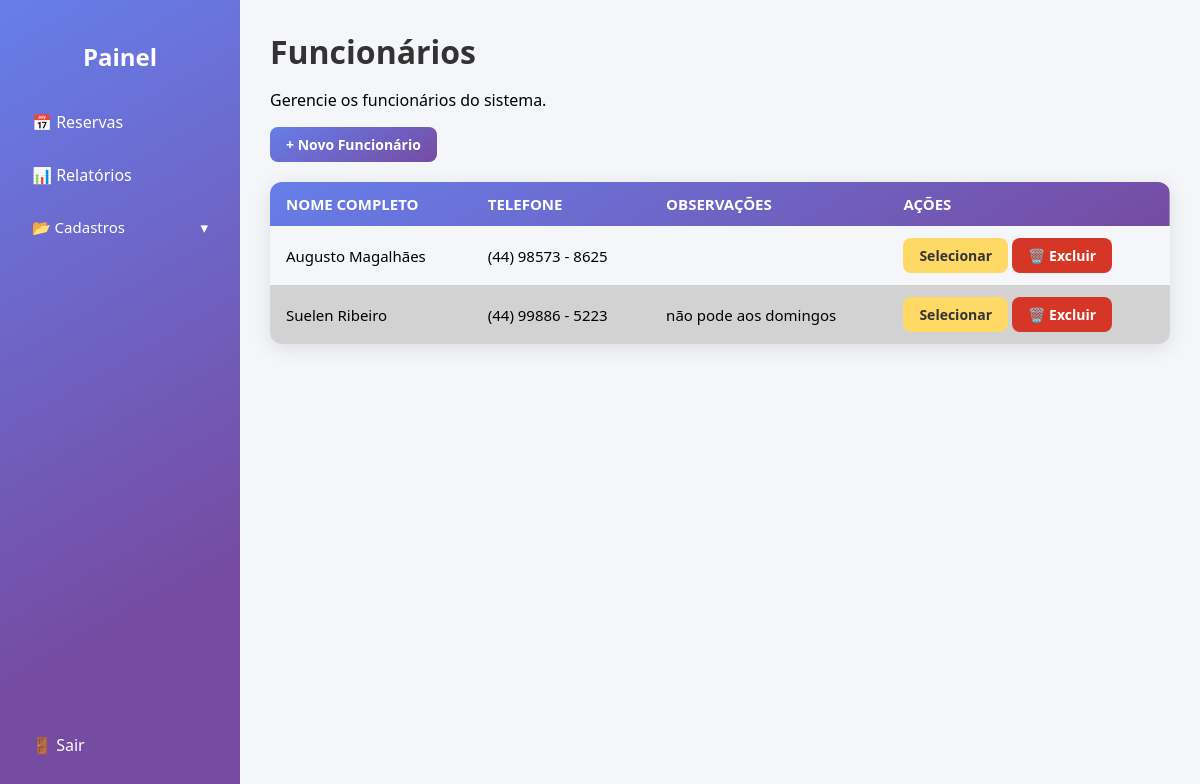
/funcionarios/index.php (signed in), run on an earlier commit of the app's database.
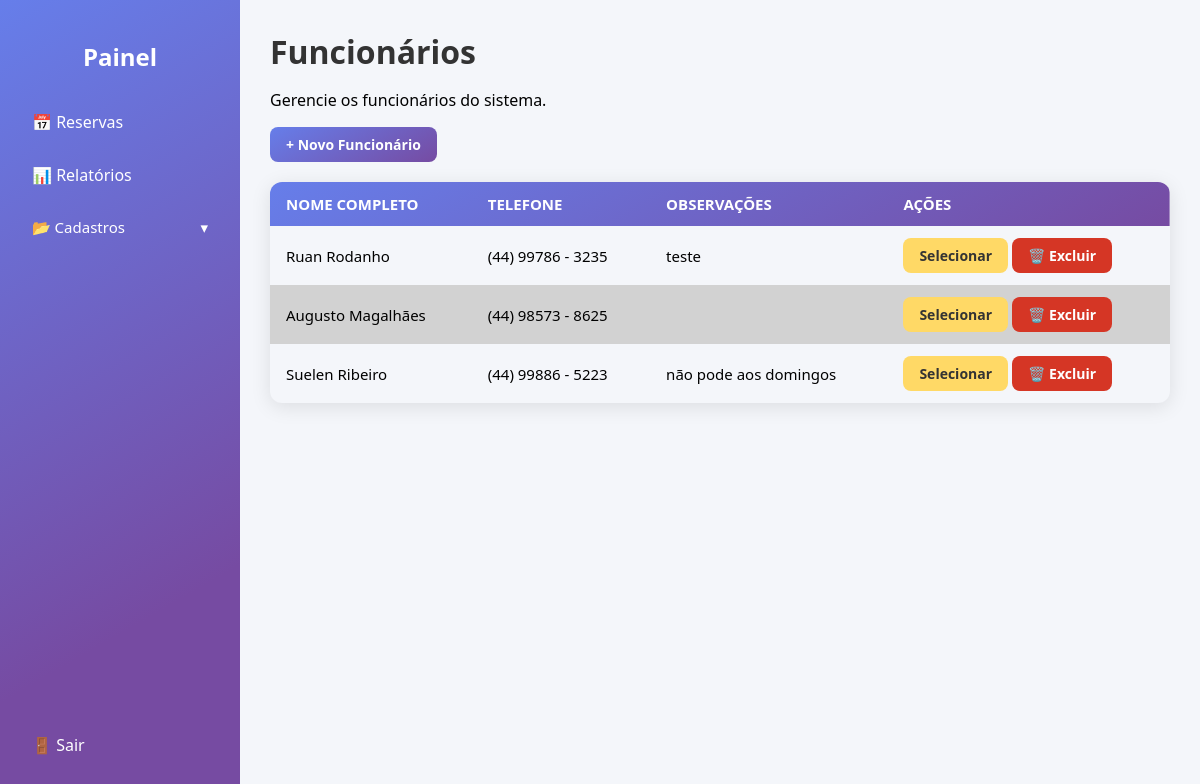
And on a later commit of the database.
### tables this page shows
CREATE TABLE `funcionarios` (
  `id_funcionario` int(11) NOT NULL,
  `nome_completo` varchar(100) NOT NULL,
  `data_nascimento` date DEFAULT NULL,
  `telefone` varchar(20) DEFAULT NULL,
  `observacoes` text DEFAULT NULL,
  `ativo` tinyint(1) DEFAULT 1
);

### funcionarios/index.php (the view, shortened to what this page needs)
<?php
include '../includes/db.php';
include '../includes/header.php';
?>
<div class="painel-container">
    <?php include '../includes/sidebar.php'; ?>
    <main class="conteudo">
        <header class="painel-header">
            <h1>Funcionários</h1>
            <p>Gerencie os funcionários do sistema.</p>
        </header>
        <div class="area-crud">
            <a href="./create.php" class="btn btn-novo">+ Novo Funcionário</a>
            <?php
                $query = "SELECT * FROM funcionarios ORDER BY id_funcionario DESC";
                $result = $conn->query($query);
            ?>
            <div class="tabela-wrapper">
                <table class="tabela-crud">
                    <thead>
                        <tr>
                            <th>Nome Completo</th>
                            <th>Telefone</th>
                            <th>Observações</th>
                            <th>Ações</th>
                        </tr>
                    </thead>
                    <tbody>
                        <?php while ($row = $result->fetch_assoc()): ?>
                            <tr>
                                <td data-label="Nome"><?= htmlspecialchars($row['nome_completo']) ?></td>
                                <td data-label="Telefone"><?= $row['telefone'] ?></td>
                                <td data-label="Observacoes"><?= $row['observacoes'] ?></td>
                                <td data-label="Ações">
                                    <a href="./edit.php?id=<?= $row['id_funcionario'] ?>" class="btn-editar">Selecionar</a>
                                    <a href="#" class="btn-excluir btnpopup" data-id="<?= $row['id_funcionario'] ?>">🗑️ Excluir</a>
                                </td>
                            </tr>
                        <?php endwhile; ?>
                    </tbody>
                </table>
            </div>
        </div>
    </main>
</div>
<?php
include '../includes/footer.php';
?>

What changed in the data, as far as the page shows it:
added funcionarios: nome_completo "Ruan Rodanho", telefone "(44) 99786 - 3235", observacoes "teste"
